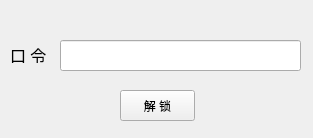
<?xml version="1.0" encoding="UTF-8"?>
<ui version="4.0">
 <class>DialogLock</class>
 <widget class="QFrame" name="DialogLock">
  <property name="windowModality">
   <enum>Qt::NonModal</enum>
  </property>
  <property name="geometry">
   <rect>
    <x>0</x>
    <y>0</y>
    <width>313</width>
    <height>138</height>
   </rect>
  </property>
  <property name="windowTitle">
   <string>超时锁屏</string>
  </property>
  <widget class="QLineEdit" name="edtPasswd">
   <property name="geometry">
    <rect>
     <x>60</x>
     <y>40</y>
     <width>241</width>
     <height>31</height>
    </rect>
   </property>
   <property name="font">
    <font>
     <pointsize>12</pointsize>
    </font>
   </property>
   <property name="echoMode">
    <enum>QLineEdit::Password</enum>
   </property>
  </widget>
  <widget class="QLabel" name="label">
   <property name="geometry">
    <rect>
     <x>10</x>
     <y>47</y>
     <width>61</width>
     <height>16</height>
    </rect>
   </property>
   <property name="font">
    <font>
     <pointsize>12</pointsize>
    </font>
   </property>
   <property name="text">
    <string>口 令</string>
   </property>
  </widget>
  <widget class="QPushButton" name="btnUnlock">
   <property name="geometry">
    <rect>
     <x>120</x>
     <y>90</y>
     <width>75</width>
     <height>31</height>
    </rect>
   </property>
   <property name="text">
    <string>解 锁</string>
   </property>
  </widget>
 </widget>
 <resources/>
 <connections/>
</ui>
